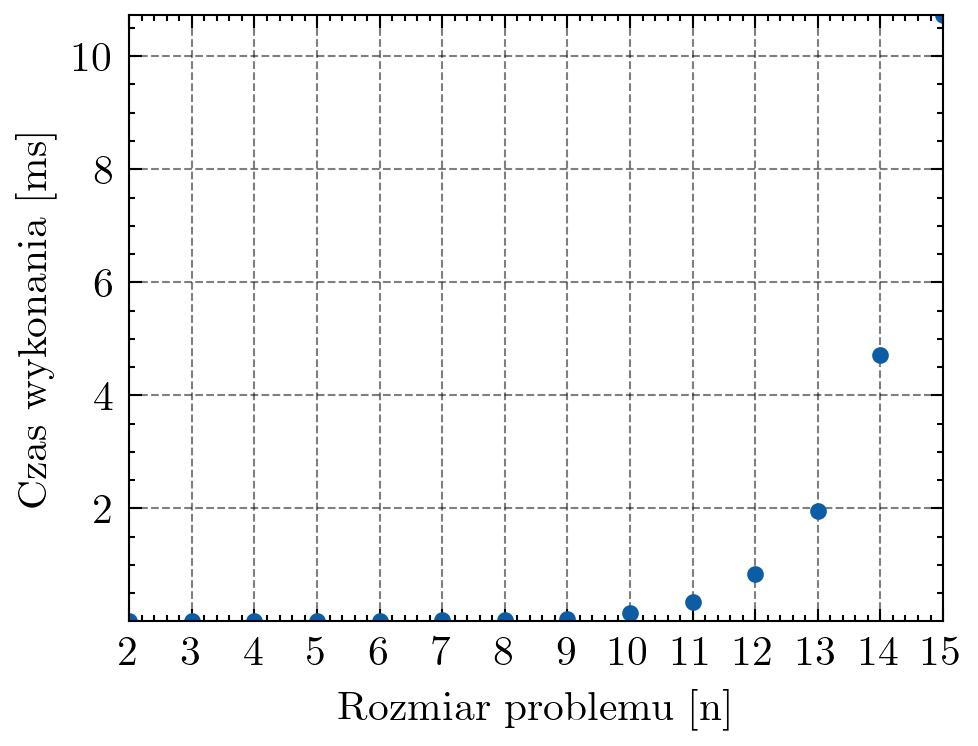

Recreate this plot in Python.
import numpy as np
import matplotlib.pyplot as plt
import scipy.optimize as opt
import scienceplots
import sys

# Read input file form argument
filename = sys.argv[1]

# Load data from csv file
data = np.genfromtxt(filename, delimiter=';', skip_header=1)

# Create and show plot
# fig, ax = plt.subplots()
# ax.plot(data[:, 0], data[:, 1], label="Czas wykonania [ms]")
# # Show
# ax.legend()
# plt.show()

with plt.style.context(['science', 'grid', 'scatter']):
    fig, ax = plt.subplots()
    ax.plot(data[:, 0], data[:, 1])
    ax.set_xlabel("Rozmiar problemu [n]")
    ax.set_ylabel("Czas wykonania [ms]")
    ax.set_xticks(data[:, 0])
    ax.autoscale(tight=True)
    fig.savefig("plot.jpg", dpi=300)
    plt.close()
